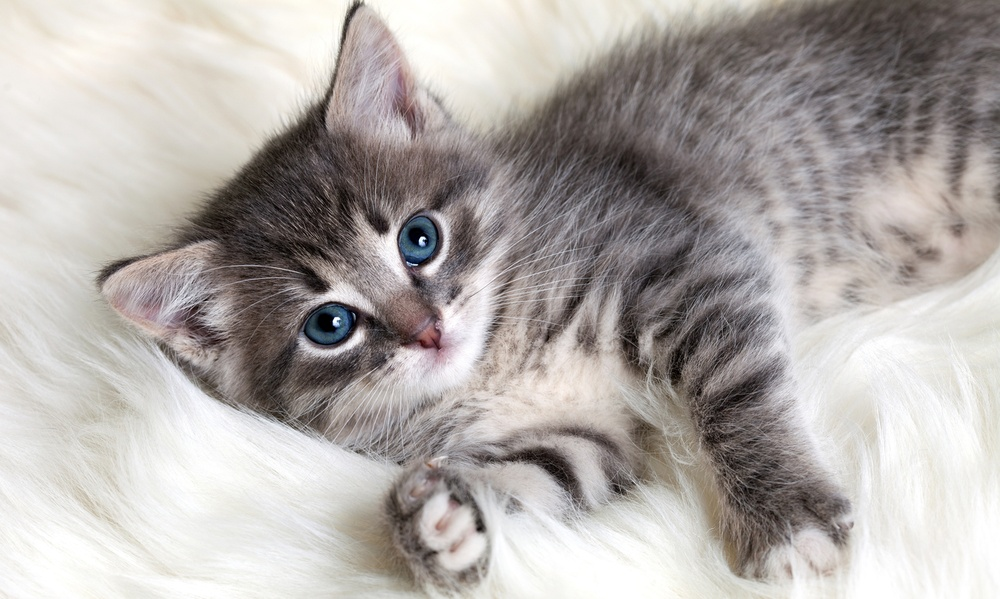
#> input picture figs/cat.jpeg, 1000 x 599 px, shrunk from 1440 x 863 before the run
$ jupyter execute Image_compression_using_PCA.ipynb
#> lines starting #> are read from the running program, lines starting #| are printed output that depends on the picture
# Image compression using PCA

[cell 1]
import cv2
import numpy as np
from matplotlib import pyplot as plt

## Image pre-processing

[cell 2]
img = cv2.imread("figs/cat.jpeg")
#> img is the input picture: shape (599, 1000, 3); mean B, G, R 168.6, 171.7, 177.1
img = cv2.cvtColor(img, cv2.COLOR_BGR2RGB) #cv2 outputs in bgr, converting to rgb

[cell 3]
plt.imshow(img)
plt.show()

Converting the image to grayscale

[cell 4]
img_gray = np.sum(img, axis=2) // 3

[cell 5]
plt.imshow(img_gray, cmap="gray", vmin=0, vmax=255)
plt.show()

## Numpy implementation with eigendecomposition of covariance matrix

### PCA application

[cell 6]
samples_on_rows = True

[cell 7]
if samples_on_rows:
    mean = np.mean(img_gray, axis = 0).reshape(1,-1)

else:
    mean = np.mean(img_gray, axis = 1).reshape(-1,1)

img_gray_centered = (img_gray - mean)
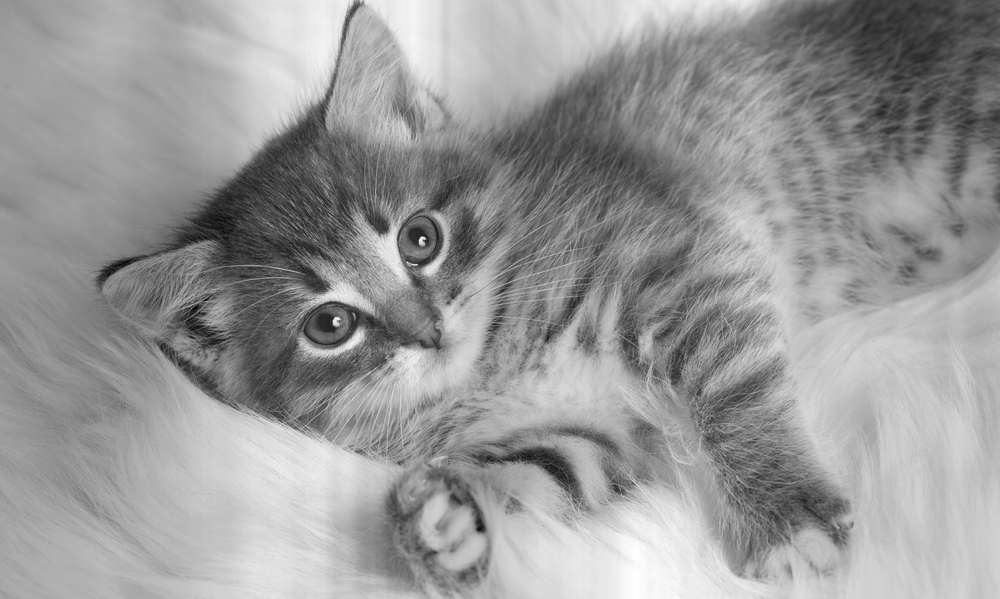
#> img_gray_centered: shape (599, 1000) float64; min -191, max 127, mean 0; drawn with min black and max white

Compute the covariance matrix

[cell 8]
C = np.cov(img_gray_centered, rowvar=not(samples_on_rows))
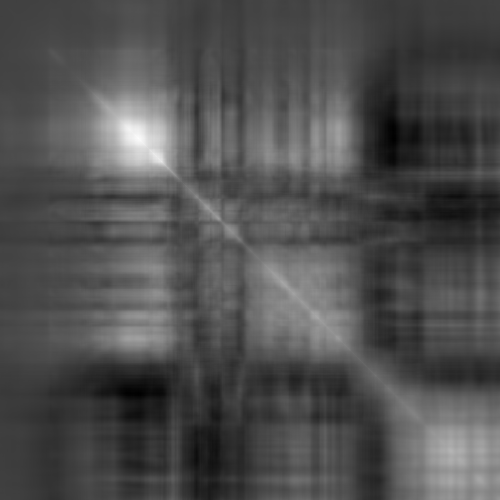
#> C: shape (1000, 1000) float64 (shown at 1/2 size); min -2657.4, max 8094.6, mean 699.3; drawn with min black and max white
print(C.shape)
#| (1000, 1000)

Eigendecomposition of the covariance matrix

[cell 9]
Sigma, U = np.linalg.eigh(C)
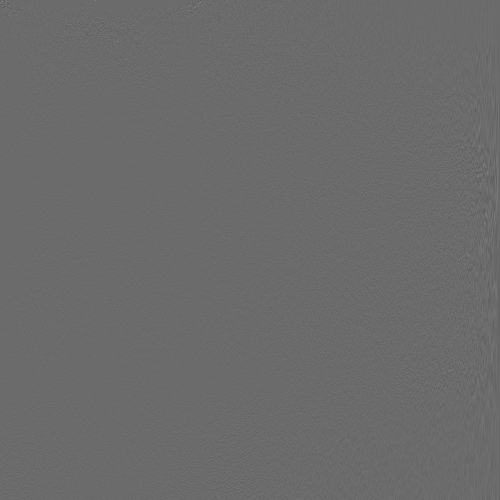
#> U: shape (1000, 1000) float64 (shown at 1/2 size); min -0.6, max 0.824, mean -4.36e-05; drawn with min black and max white
#> Sigma = 1000 values from -2.3e-10 to 1260911.4
Sigma, U = Sigma[::-1], U[:,::-1]
#> Sigma = 1000 values, max 1260911.4 at index 0, min -2.3e-10 at index 999, mean 3155.4

Projecting the data onto the first n components such that at least 95% of the variance is captured by the projection

[cell 10]
n_components = 26
U_reduced = U[:,:n_components]
print(f"Amount of variance captured: {round(sum(Sigma[:n_components])/sum(Sigma)*100)}%")
#| Amount of variance captured: 95%

[cell 11]
if samples_on_rows:
    low_dimensional_code = img_gray_centered@U_reduced
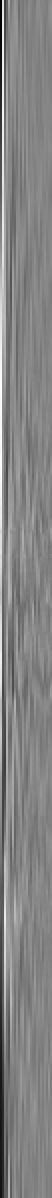
#> low_dimensional_code: shape (599, 26) float64 (shown 2 times larger); min -1720.7, max 1601.2, mean 0; drawn with min black and max white
else:
    low_dimensional_code = U_reduced.T@img_gray_centered

print(f"Size of the low dimensional code: {low_dimensional_code.shape}")
#| Size of the low dimensional code: (599, 26)
print(f"Size of the reconstruction matrix: {U_reduced.shape}")
#| Size of the reconstruction matrix: (1000, 26)
saved_space = 1 - (np.prod(low_dimensional_code.shape) + np.prod(U_reduced.shape))/ np.prod(img_gray.shape)
#> saved_space = 0.931
print(f"Amount of space saved by the compression: {round(saved_space*100)}%")
#| Amount of space saved by the compression: 93%

### Image reconstruction

[cell 12]
if samples_on_rows:
    img_reconstructed1 = (low_dimensional_code@U_reduced.T) + mean
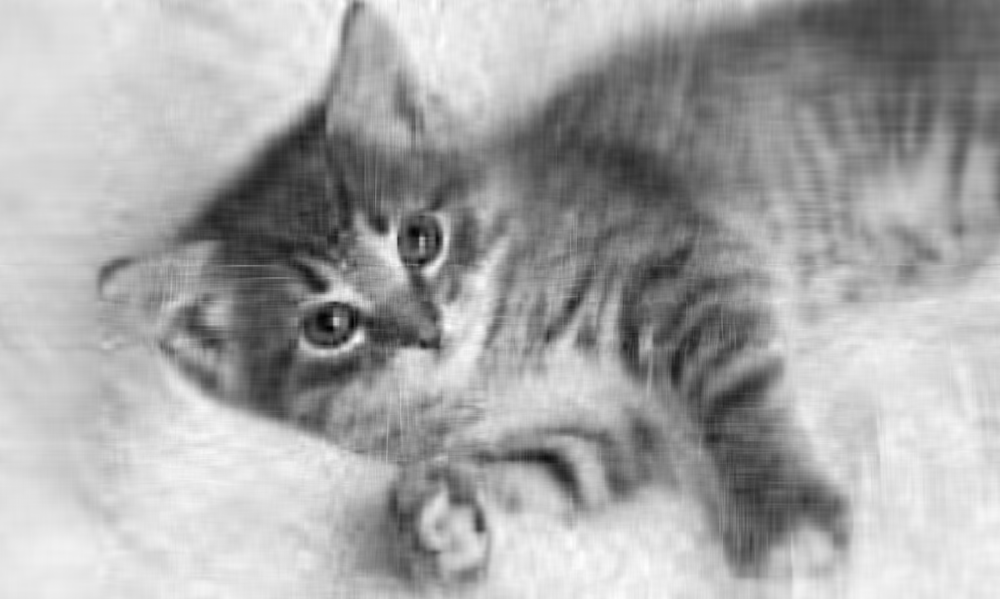
#> img_reconstructed1: shape (599, 1000) float64; min -20.6, max 273.7, mean 172.1; drawn with min black and max white
else:
    img_reconstructed1 = (U_reduced@low_dimensional_code) + mean

[cell 13]
plt.imshow(img_reconstructed1, cmap="gray")
plt.show()

## Numpy implementation with SVD

### PCA application

Applying SVD to the image

[cell 14]
u, s, vh = np.linalg.svd(img_gray_centered)
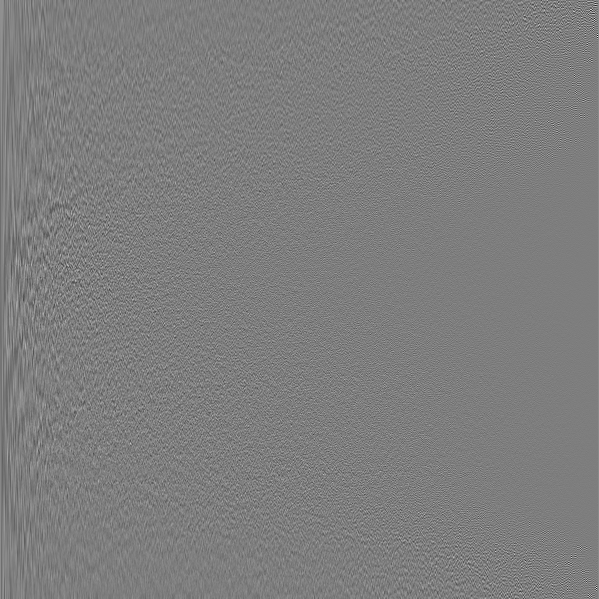
#> u: shape (599, 599) float64; min -0.436, max 0.445, mean 6.82e-05; drawn with min black and max white
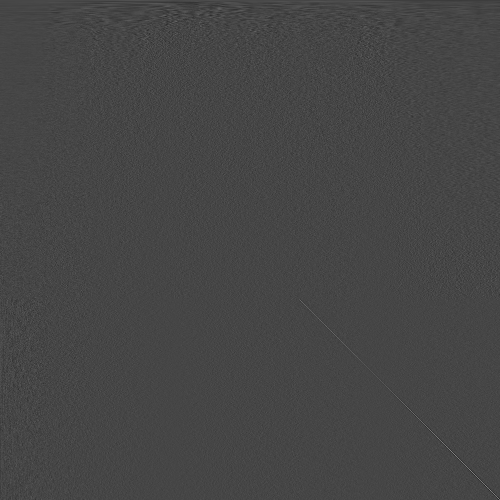
#> vh: shape (1000, 1000) float64 (shown at 1/2 size); min -0.277, max 0.73, mean 2.55e-05; drawn with min black and max white
#> s = 599 values, max 27459.5 at index 0, min 1.22e-11 at index 598, mean 507.1

Projecting the data onto the first n components such that at least 95% of the variance is captured by the projection

[cell 15]
if samples_on_rows:
    U_reduced = vh[:n_components,:].T
else:
    U_reduced = u[:,:n_components]

[cell 16]
l = s**2 / img_gray.shape[not(samples_on_rows)]
#> l = 599 values, max 1258806.4 at index 0, min 2.48e-25 at index 598, mean 5259.1
print(f"Amount of variance captured: {round(sum(l[:n_components])/sum(l)*100)}%")
#| Amount of variance captured: 95%

[cell 17]
if samples_on_rows:
    low_dimensional_code = img_gray_centered@U_reduced
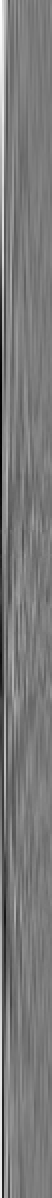
#> low_dimensional_code: shape (599, 26) float64 (shown 2 times larger); min -1601.2, max 1720.7, mean 0; drawn with min black and max white
else:
    low_dimensional_code = U_reduced.T@img_gray_centered

print(f"Size of the low dimensional code: {low_dimensional_code.shape}")
#| Size of the low dimensional code: (599, 26)
print(f"Size of the reconstruction matrix: {U_reduced.shape}")
#| Size of the reconstruction matrix: (1000, 26)
saved_space = 1 - (np.prod(low_dimensional_code.shape) + np.prod(U_reduced.shape))/ np.prod(img_gray.shape)
print(f"Amount of space saved by the compression: {round(saved_space*100)}%")
#| Amount of space saved by the compression: 93%

### Image Reconstruction

[cell 18]
if samples_on_rows:
    img_reconstructed2 = (low_dimensional_code@U_reduced.T) + mean
else:
    img_reconstructed2 = (U_reduced@low_dimensional_code) + mean

[cell 19]
plt.imshow(img_reconstructed1, cmap="gray")
plt.show()

## Scikit-learn implementation

[cell 20]
from sklearn.decomposition import PCA

### PCA application

[cell 21]
pca = PCA(n_components = n_components)

[cell 22]
if not(samples_on_rows):
    img_gray = img_gray.T #Scikit-learn treats the columns as features and the rows as samples

[cell 23]
low_dimensional_code = pca.fit_transform(img_gray)
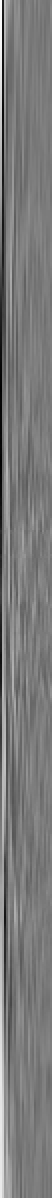
#> low_dimensional_code: shape (599, 26) float64 (shown 2 times larger); min -1601.2, max 1720.7, mean 0; drawn with min black and max white

[cell 24]
print(f"Amount of variance captured: {round(sum(pca.explained_variance_ratio_*100))}%")

### Image reconstruction

[cell 25]
img_reconstructed3 = pca.inverse_transform(low_dimensional_code)

$ run again, with figs/balloons_noisy.png saved as figs/cat.jpeg
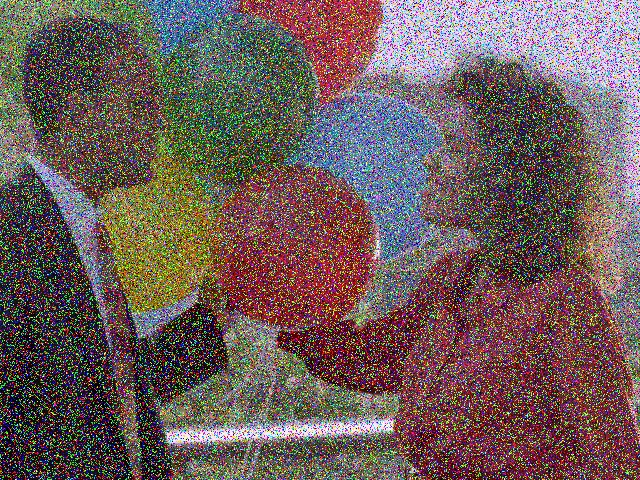
#> input picture figs/balloons_noisy.png, 640 x 480 px
#> img is the input picture: shape (480, 640, 3); mean B, G, R 90.6, 92.3, 109.1
#| (640, 640)
#> `Sigma, U = np.linalg.eigh(C)`: Sigma = 640 values from -1.59e-11 to 357686.9
#> `Sigma, U = Sigma[::-1], U[:,::-1]`: Sigma = 640 values, max 357686.9 at index 0, min -1.59e-11 at index 639, mean 3479.1
#| Amount of variance captured: 38%
#| Size of the low dimensional code: (480, 26)
#| Size of the reconstruction matrix: (640, 26)
#| Amount of space saved by the compression: 91%
#> `u, s, vh = np.linalg.svd(img_gray_centered)`:
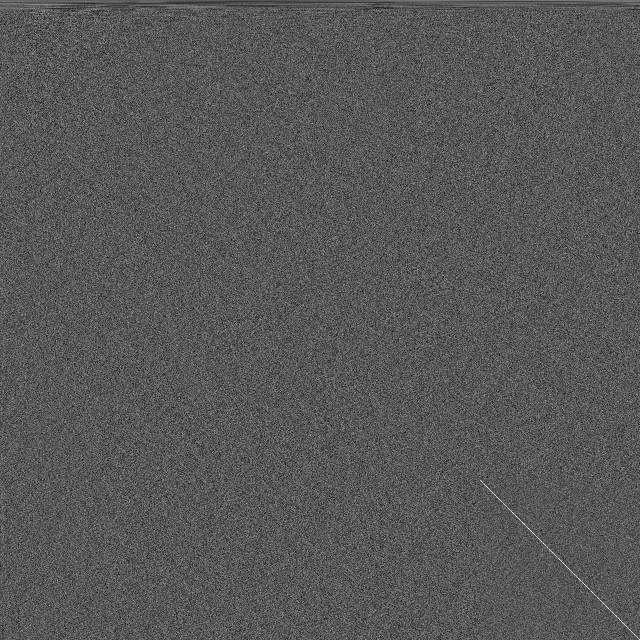
#> vh: shape (640, 640) float64; min -0.184, max 0.347, mean 1.34e-05; drawn with min black and max white
#> s = 480 values, max 13089.4 at index 0, min 1.39e-12 at index 479, mean 1197
#> l = 480 values, max 356941.7 at index 0, min 4.03e-27 at index 479, mean 4629.1
#| Amount of variance captured: 38%
#| Size of the low dimensional code: (480, 26)
#| Size of the reconstruction matrix: (640, 26)
#| Amount of space saved by the compression: 91%
#> `low_dimensional_code = pca.fit_transform(img_gray)`:
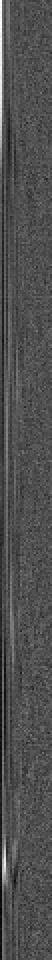
#> low_dimensional_code: shape (480, 26) float64 (shown 2 times larger); min -682.8, max 1497.3, mean 0; drawn with min black and max white
